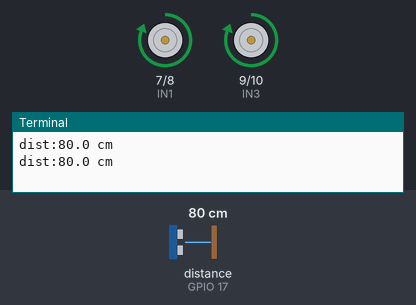
Bench run of a program on a simulated Raspberry Pi (BCM pin numbers). Parts: motor-driver pin pairs drawn as motors (green arrow = first pin HIGH = forward, orange = second pin HIGH = backward, longer = more drive), the last lines printed to the terminal. Inputs (shaded band) come from the test bench; at power-on: distance to the obstacle (sensor on GPIO 17) 80 cm. The echo pulse lasts 58.3 µs per cm; the clock reads 2024-03-15 10:24:30 at power-on unless the program sets it.

Above: at 1.2 s.
1.3 s: distance to the obstacle (sensor on GPIO 17) set to 22 cm
2.8 s: distance to the obstacle (sensor on GPIO 17) set to 18 cm
At 3.4 s:
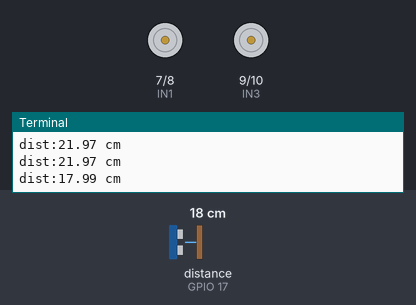
At 5.9 s:
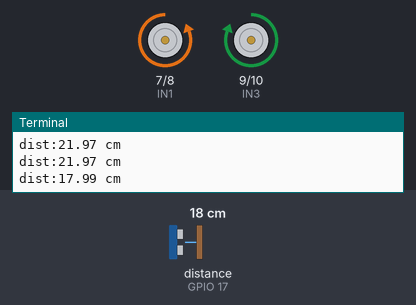
6.1 s: distance to the obstacle (sensor on GPIO 17) set to 35 cm
8.2 s: distance to the obstacle (sensor on GPIO 17) set to 2 cm
At 9.8 s:
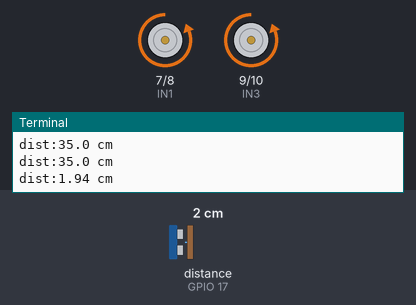
Timing chart, 0 to 12.5 s (numbered marks = the images above; inputs shaded):
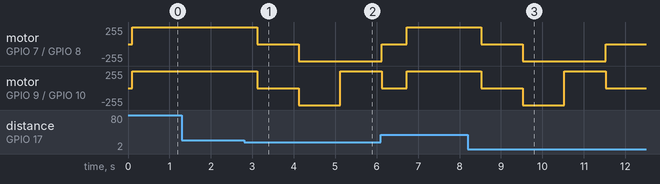

The program:

cod_robot.py
```python
import RPi.GPIO as GPIO
import time

GPIO.setmode(GPIO.BCM)

IN1 = 7
IN2 = 8
IN3 = 9
IN4 = 10
TRIG = 4
ECHO = 17

GPIO.setup(IN1, GPIO.OUT)

GPIO.setup(IN2, GPIO.OUT)

GPIO.setup(IN3, GPIO.OUT)

GPIO.setup(IN4, GPIO.OUT)

GPIO.setup(TRIG, GPIO.OUT)

GPIO.setup(ECHO, GPIO.IN)


def stop():
    GPIO.output(IN1, GPIO.LOW)
    GPIO.output(IN2, GPIO.LOW)
    GPIO.output(IN3, GPIO.LOW)
    GPIO.output(IN4, GPIO.LOW)


def inainte():
    GPIO.output(IN1, GPIO.HIGH)
    GPIO.output(IN2, GPIO.LOW)
    GPIO.output(IN3, GPIO.HIGH)
    GPIO.output(IN4, GPIO.LOW)


def spate():
    GPIO.output(IN1, GPIO.LOW)
    GPIO.output(IN2, GPIO.HIGH)
    GPIO.output(IN3, GPIO.LOW)
    GPIO.output(IN4, GPIO.HIGH)


def dr():
    GPIO.output(IN1, GPIO.HIGH)
    GPIO.output(IN2, GPIO.LOW)
    GPIO.output(IN3, GPIO.LOW)
    GPIO.output(IN4, GPIO.HIGH)


def stanga():
    GPIO.output(IN1, GPIO.LOW)
    GPIO.output(IN2, GPIO.HIGH)
    GPIO.output(IN3, GPIO.HIGH)
    GPIO.output(IN4, GPIO.LOW)


def distanta():
    GPIO.output(TRIG, False)
    time.sleep(0.1)
    GPIO.output(TRIG, True)
    time.sleep(0.00001)
    GPIO.output(TRIG, False)
    pulse_start, pulse_end = 0, 0
    timeout = time.time() + 1
    while GPIO.input(ECHO) == 0:
        pulse_start = time.time()
        if pulse_start > timeout:
            return -1
    while GPIO.input(ECHO) == 1:
        pulse_end = time.time()
        if pulse_end > timeout:
            return -1
    pulse_durata = pulse_end - pulse_start
    # conv in cm si asa am asa viteza sunet in aer e 343 m/s ori 100 caa is cm supara 2 pentru ca o sa am dus intors
    dist = pulse_durata * 17150
    dist = round(dist, 2)
    return dist


try:
    while True:
        dist = distanta()
        print(f"dist:{dist} cm")
        if dist > 20:
            inainte()
        else:
            stop()
            time.sleep(1)
            spate()
            time.sleep(1)
            stanga()
            time.sleep(1)
            stop()
        time.sleep(0.5)
    #   command = input("introdu comanada: ")
    #  if command =='w':
    #     inainte()
    # elif command=='s':
    #   spate()
    # elif command=='d':
    #   dr()
    #   elif command=='a':
    #      stanga()
    # elif command=='q':
    #    stop()
    #   elif command=='x':
    #      break
    # else:
    #    print("nu bun")
    # time.sleep(1)
    # stop()


except KeyboardInterrupt:
    print("------s-a terminat-----")

finally:
    stop()
    GPIO.cleanup()
```

Measured:
- the behaviour switches between 20 and 19 cm on distance to the obstacle (sensor on GPIO 17) (found by bisection; images 0 and 1)
- after the input at 2.8 s, motor on GPIO 7 (IN1) / GPIO 8 (IN2): forward 255/255 → stopped after 0.32 s, → backward 255/255 1.0 s later; motor on GPIO 9 (IN3) / GPIO 10 (IN4): forward 255/255 → stopped after 0.32 s, → backward 255/255 1.0 s later, → forward 255/255 1.0 s later
- after the input at 8.2 s, motor on GPIO 7 (IN1) / GPIO 8 (IN2): forward 255/255 → stopped after 0.33 s, → backward 255/255 1.0 s later, → stopped 2.0 s later; motor on GPIO 9 (IN3) / GPIO 10 (IN4): forward 255/255 → stopped after 0.33 s, → backward 255/255 1.0 s later, → forward 255/255 1.0 s later, → stopped 1.0 s later
